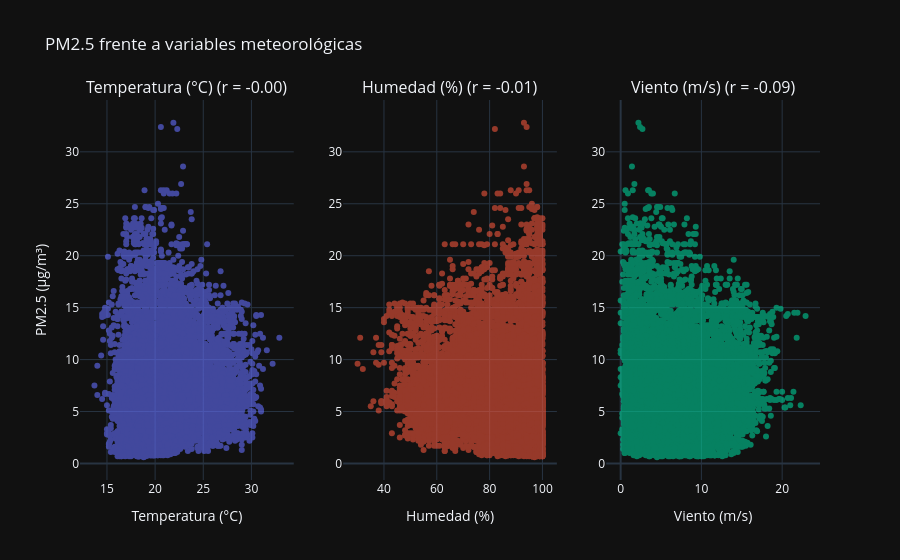

Write notebook code for a chart like this one.
### Code cell
visualizar.graficar_pm25_vs_meteorologia()

### Figure 1 — Plotly figure (JSON) as saved in the notebook; plotly's stock layout.template omitted (floating-point values rounded to 4 significant figures; data arrays with more than 128 entries replaced by an {"elided": "..."} marker saying what was removed)
{"data": [{"mode": "markers", "opacity": 0.6, "showlegend": false, "x": {"elided": "10920 float values"}, "y": {"elided": "10920 float values"}, "type": "scatter", "xaxis": "x", "yaxis": "y"}, {"mode": "markers", "opacity": 0.6, "showlegend": false, "x": {"elided": "10920 int values"}, "y": {"elided": "10920 float values"}, "type": "scatter", "xaxis": "x2", "yaxis": "y2"}, {"mode": "markers", "opacity": 0.6, "showlegend": false, "x": {"elided": "10920 float values"}, "y": {"elided": "10920 float values"}, "type": "scatter", "xaxis": "x3", "yaxis": "y3"}], "layout": {"xaxis": {"anchor": "y", "domain": [0.0, 0.2889], "title": {"text": "Temperatura (°C)"}}, "yaxis": {"anchor": "x", "domain": [0.0, 1.0], "title": {"text": "PM2.5 (µg/m³)"}}, "xaxis2": {"anchor": "y2", "domain": [0.3556, 0.6444], "title": {"text": "Humedad (%)"}}, "yaxis2": {"anchor": "x2", "domain": [0.0, 1.0]}, "xaxis3": {"anchor": "y3", "domain": [0.7111, 1.0], "title": {"text": "Viento (m/s)"}}, "yaxis3": {"anchor": "x3", "domain": [0.0, 1.0]}, "annotations": [{"font": {"size": 16}, "showarrow": false, "text": "Temperatura (°C) (r = -0.00)", "x": 0.1444, "xanchor": "center", "xref": "paper", "y": 1.0, "yanchor": "bottom", "yref": "paper"}, {"font": {"size": 16}, "showarrow": false, "text": "Humedad (%) (r = -0.01)", "x": 0.5, "xanchor": "center", "xref": "paper", "y": 1.0, "yanchor": "bottom", "yref": "paper"}, {"font": {"size": 16}, "showarrow": false, "text": "Viento (m/s) (r = -0.09)", "x": 0.8556, "xanchor": "center", "xref": "paper", "y": 1.0, "yanchor": "bottom", "yref": "paper"}], "title": {"text": "PM2.5 frente a variables meteorológicas"}}}
